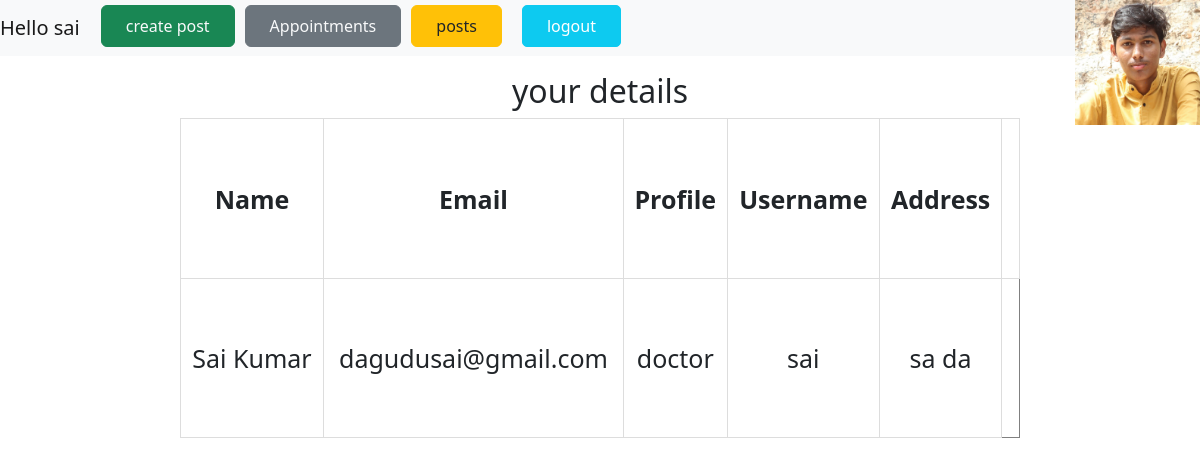
The page /dashboard (signed in) on the database its author committed.
### accounts/models.py (models this page shows)
class User(AbstractUser):
    profile = models.CharField(max_length=10,choices=(('Doctor',"doctor"),('Patient','patient')))
    profile_picture = models.ImageField(upload_to="Images/")
    email = models.EmailField(unique=True)
    USERNAME_FIELD = 'email'
    REQUIRED_FIELDS = ['username','password']
    address = models.TextField()
    is_doctor = models.BooleanField(default=False)
    objects = CustomUserManager()

### accounts/views.py (the view)
# urls.py: path('dashboard',views.dashboard,name="dashboard"),
@csrf_exempt
@login_required(login_url="/")
def dashboard(request):
    print(request.user.first_name,request.user.last_name)
    return render(request,'dashboard.html')

### accounts/templates/dashboard.html (shortened to what this page needs)
<html lang="en">
<head>
    <link rel="stylesheet" href="https://cdn.jsdelivr.net/npm/bootstrap@5.2.3/dist/css/bootstrap.min.css" />
</head>
<body>
    <center>
    <nav class="navbar navbar-expand-lg navbar-light bg-light">
        <a class="navbar-brand" href="#">Hello {{user.username}}</a>
        <div class="collapse navbar-collapse" id="navbarNav">
          <ul class="navbar-nav">
              {% if user.is_authenticated %}
              {% if user.is_doctor %}
              <li class="nav-item" style="padding: 5px;;">
                <a class="nav-link text-light px-4 btn btn-success" href="{% url 'create_blog' %}">create post</a>
              </li>
              {% else %}
                <li class="nav-item " style="padding: 5px;" >
                    <a class="nav-link px-4 btn btn-success text-light" href="{% url 'list_of_doctors' %}">Book</a>
                </li>
                {% endif %}
                <li class="nav-item " style="padding: 5px;" >
                    <a class="nav-link px-4 btn btn-secondary text-light" href="{% url 'appointments' %}">Appointments</a>
                </li>
            <li class="nav-item " style="padding: 5px;" >
              <a class="nav-link px-4 btn btn-warning text-dark" href="{% url 'posts' %}">posts</a>
            </li>
            <li class="nav-item" style="padding: 5px;;">
              <a class="nav-link px-4 btn btn-info"style="border-radius:5px;margin:0px 10px;color:white;" href="{% url 'logout' %}">logout</a>
            </li>
           {% endif %}
        </div>
      </nav>
    <h2>{% if user.profile_picture %}<img src="{{user.profile_picture.url}}" />{% endif %} </h2>
    <h2>your details </h2>
    <table border="1">
    <tr>
        <th>Name</th>
        <th>Email</th>
        <th>Profile</th>
        <th>Username</th>
        <th>Address</th>
        <th></th>
    </tr>
        <tr>
            <td>{{user.first_name}} {{user.last_name}}</td>
            <td>{{user.email}}</td>
            <td>{% if user.is_doctor %} doctor  {% else %} patient {% endif %}</td>
            <td>{{user.username}}</td>
            <td>{{user.address}}</td>
        </tr>
    </table>
</center>
</body>
</html>

### accounts/templates/dashboard.html (style rules this page uses)
table { width: 70%; height: 40%; }
th, td { padding: 8px; border: 1px solid #ddd; text-align: center; font-size:25; }
img { width: 125px; height: 125px; position: absolute; right:0; top:0; }
ul { list-style: none; position: absolute; top: 0; }

### rows shown on the page
User: username "sai", profile_picture (picture), first_name "Sai", last_name "Kumar", email "dagudusai@gmail.com", address "sa da"
